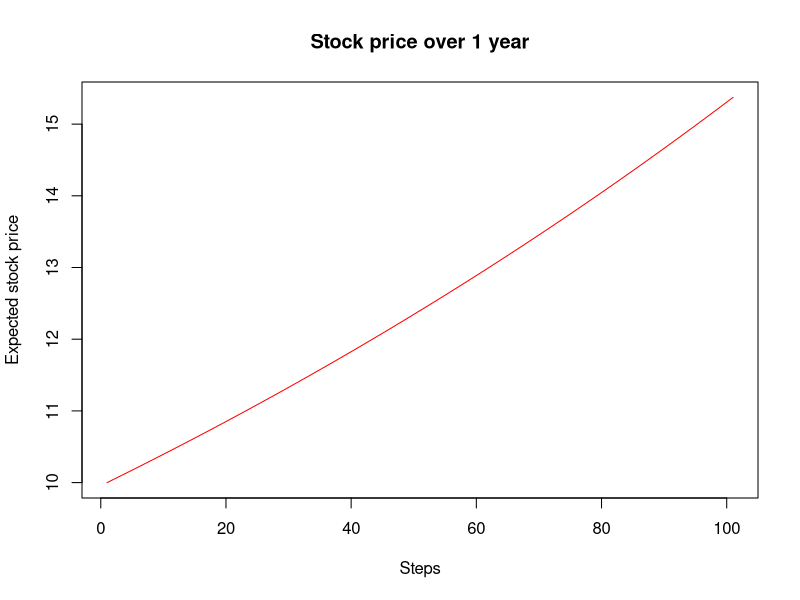
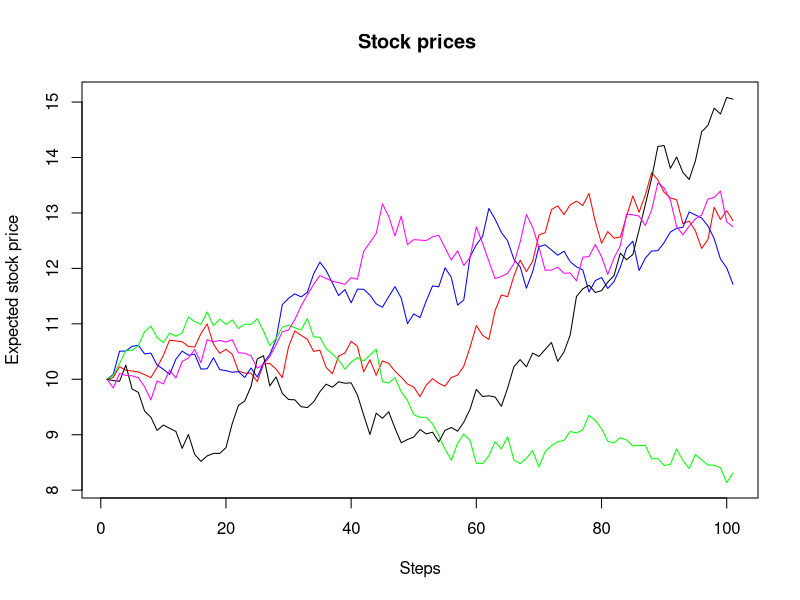
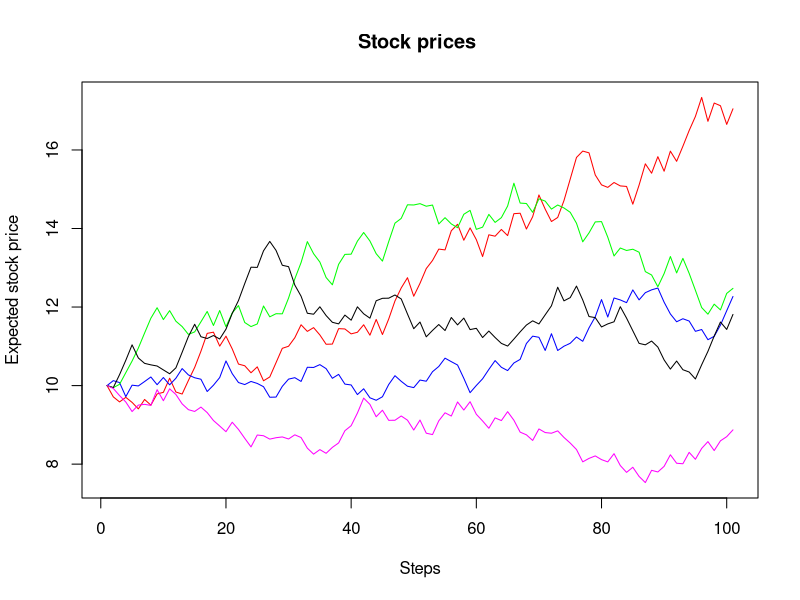
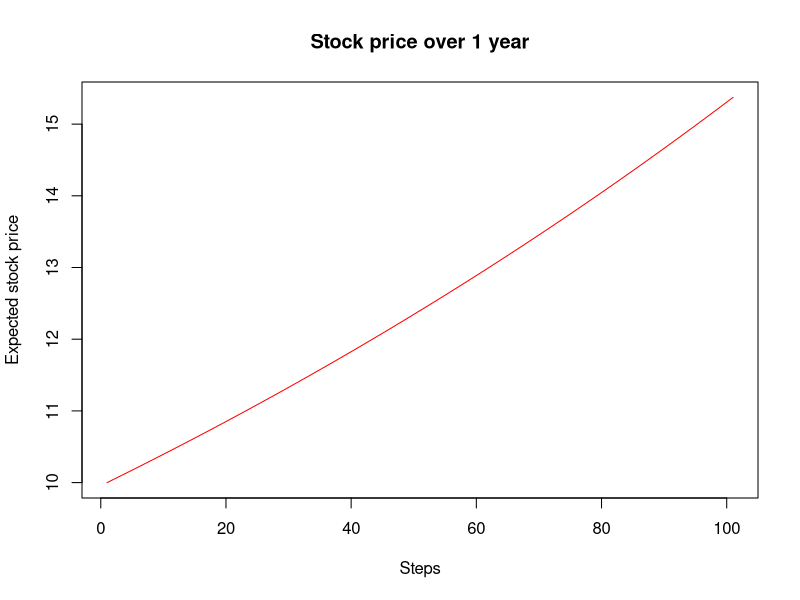
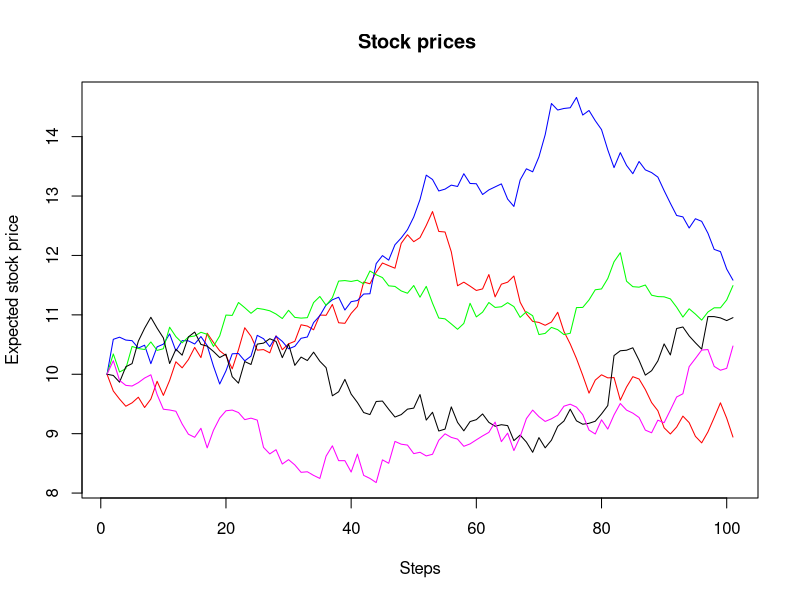
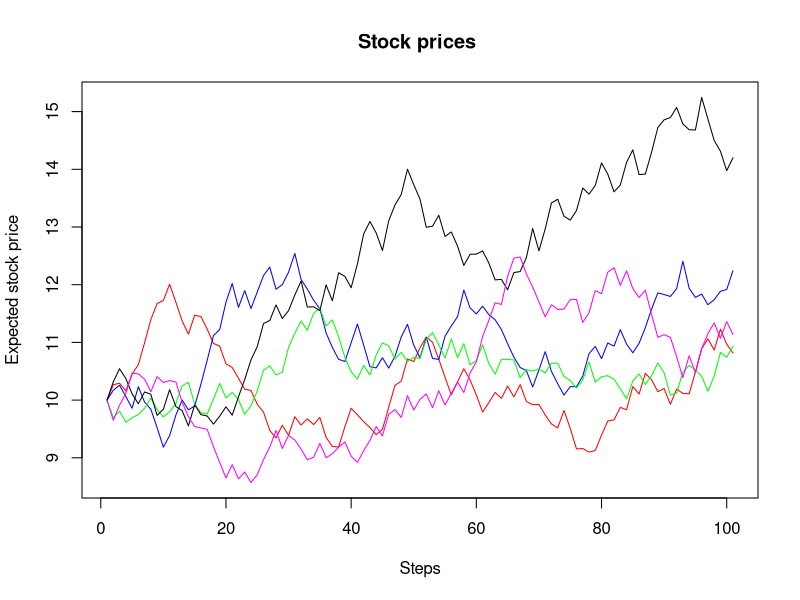
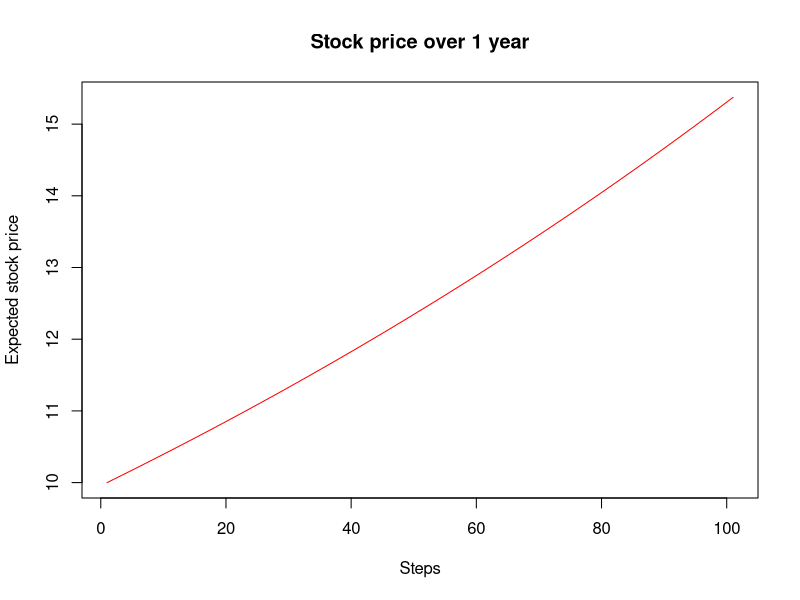
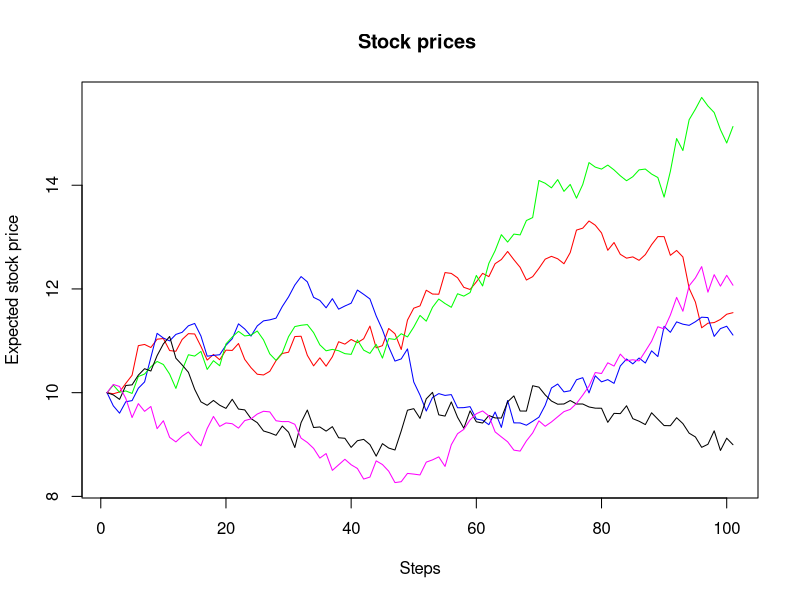

These charts were generated, in order, by the following R code: (Note: a time limit stopped this script after it produced the figures.)
# Case Study 3 "Normal Distributions and Stock Price"

#Step 1. Implement function to calculate stock prices

# FUNCTION: Calculate Stock Price
# ----------------------------------------------------------------------------------------------------------
Calculate_Stock_Price = function( stock_price_initial,return_annual, volatility_annual, time_total,
                                  number_of_steps, epsilon){
  
  stock_price_previous = stock_price_initial
  time_interval        = time_total / number_of_steps
  
  expected_stock_value <- c(stock_price_initial) 
  
  # epsilon single value VS epsilon vector
  epsilon_lenght = length(epsilon)
  
  if( epsilon_lenght == 1 ){
    #single case
    
    for(i in 1:number_of_steps){
      # calculate new stock price
      stock_price_new = stock_price_previous * exp( (return_annual - (1/2 * volatility_annual^2)) * time_interval
                                                    + volatility_annual * epsilon * sqrt(time_interval) )  
      # save the value in vector
      expected_stock_value[i+1] =  stock_price_new
      
      # make calculated stock price as previous 
      stock_price_previous = stock_price_new
    }
    
  }
  else{
    #epsilon is a vector
    
    for(i in 1:number_of_steps){
      # calculate new stock price
      stock_price_new = stock_price_previous * exp( (return_annual - (1/2 * volatility_annual^2)) * time_interval
                                                    + volatility_annual * epsilon[i] * sqrt(time_interval) )  
      # save the value in vector
      expected_stock_value[i+1] =  stock_price_new
      
      # make calculated stock price as previous 
      stock_price_previous = stock_price_new
    }
  }
  
  return(expected_stock_value)
}

# --------------------------------End of the function Calculate_Stock_Price--------------------------------------

# Step 2. Use function with "epsilon" = single constant value

#Initial Data:

stock_price_initial = 10  
return_annual       = 0.15      
volatility_annual   = 0.20
time_total          = 1
number_of_steps     = 100
epsilon             = 0.15

expected_stock_price = Calculate_Stock_Price(stock_price_initial = stock_price_initial, return_annual = return_annual,
                                             volatility_annual = volatility_annual, time_total = time_total,
                                             number_of_steps = number_of_steps, epsilon = epsilon)

# Step 3. Use function with "epsilon" = random value from a standard normal distribution.

# Generate random epsilon from standard normal distribution
ratio_v <- c()

for(k in 1:5000){

# Create empty matrix for 5 trials  
epsilon_st_norm_matrix = matrix(nrow = 100, ncol = 5)

# Generate 5 vectors for epsilon
epsilon_st_norm_matrix[,1] = rnorm(100, mean = 0, sd = 1)   
epsilon_st_norm_matrix[,2] = rnorm(100, mean = 0, sd = 1)
epsilon_st_norm_matrix[,3] = rnorm(100, mean = 0, sd = 1)   
epsilon_st_norm_matrix[,4] = rnorm(100, mean = 0, sd = 1)   
epsilon_st_norm_matrix[,5] = rnorm(100, mean = 0, sd = 1)

# Create empty matrix for prices calculations
expected_stock_price_matrix_n = matrix(nrow = 101, ncol = 5)

# Trial 1
expected_stock_price_matrix_n[,1] = Calculate_Stock_Price(stock_price_initial = stock_price_initial, return_annual = return_annual,
                                                        volatility_annual = volatility_annual, time_total = time_total,
                                                        number_of_steps = number_of_steps, epsilon = epsilon_st_norm_matrix[,1])

# Trial 2
expected_stock_price_matrix_n[,2] = Calculate_Stock_Price(stock_price_initial = stock_price_initial, return_annual = return_annual,
                                                        volatility_annual = volatility_annual, time_total = time_total,
                                                        number_of_steps = number_of_steps, epsilon = epsilon_st_norm_matrix[,2])

# Trial 3
expected_stock_price_matrix_n[,3] = Calculate_Stock_Price(stock_price_initial = stock_price_initial, return_annual = return_annual,
                                                        volatility_annual = volatility_annual, time_total = time_total,
                                                        number_of_steps = number_of_steps, epsilon = epsilon_st_norm_matrix[,3])

# Trial 4
expected_stock_price_matrix_n[,4] = Calculate_Stock_Price(stock_price_initial = stock_price_initial, return_annual = return_annual,
                                                        volatility_annual = volatility_annual, time_total = time_total,
                                                        number_of_steps = number_of_steps, epsilon = epsilon_st_norm_matrix[,4])

# Trial 5
expected_stock_price_matrix_n[,5] = Calculate_Stock_Price(stock_price_initial = stock_price_initial, return_annual = return_annual,
                                                        volatility_annual = volatility_annual, time_total = time_total,
                                                        number_of_steps = number_of_steps, epsilon = epsilon_st_norm_matrix[,5])


# Step 4. Graphical representation

# Case 1. Single epsilon = 0.15

plot( expected_stock_price, main = 'Stock price over 1 year', xlab = 'Steps', ylab = 'Expected stock price',
      col = 'red', type = 'l' )

# Case 2. epsilon is normally distriduted random value (mean = 0, sigma = 1)
min_price = min(c(expected_stock_price_matrix_n[,1],expected_stock_price_matrix_n[,2], expected_stock_price_matrix_n[,3],
                expected_stock_price_matrix_n[,4], expected_stock_price_matrix_n[,5]))

max_price = max(c(expected_stock_price_matrix_n[,1],expected_stock_price_matrix_n[,2], expected_stock_price_matrix_n[,3],
                expected_stock_price_matrix_n[,4], expected_stock_price_matrix_n[,5]))

plot( expected_stock_price_matrix_n[,1], main = 'Stock prices ', xlab = 'Steps', ylab = 'Expected stock price',
      col = 'red', type = 'l', ylim = c(min_price,max_price) )

lines(expected_stock_price_matrix_n[,2], col = 'blue')
lines(expected_stock_price_matrix_n[,3], col = 'green')
lines(expected_stock_price_matrix_n[,4], col = 'black')
lines(expected_stock_price_matrix_n[,5], col = 'magenta')

# Step 5. Compare the result with the one based on epsilon from uniform distribution [-2,2]

# Create empty matrix for 5 trials  
epsilon_unif_matrix = matrix(nrow = 100, ncol = 5)

# Generate 5 vectors for epsilon
epsilon_unif_matrix[,1] = runif(100, min = -2, max = 2)   
epsilon_unif_matrix[,2] = runif(100, min = -2, max = 2)
epsilon_unif_matrix[,3] = runif(100, min = -2, max = 2)   
epsilon_unif_matrix[,4] = runif(100, min = -2, max = 2)   
epsilon_unif_matrix[,5] = runif(100, min = -2, max = 2)


# Create empty matrix for prices calculations
expected_stock_price_matrix_u = matrix(nrow = 101, ncol = 5)

# Trial 1
expected_stock_price_matrix_u[,1] = Calculate_Stock_Price(stock_price_initial = stock_price_initial, return_annual = return_annual,
                                                        volatility_annual = volatility_annual, time_total = time_total,
                                                        number_of_steps = number_of_steps, epsilon = epsilon_unif_matrix[,1])

# Trial 2
expected_stock_price_matrix_u[,2] = Calculate_Stock_Price(stock_price_initial = stock_price_initial, return_annual = return_annual,
                                                        volatility_annual = volatility_annual, time_total = time_total,
                                                        number_of_steps = number_of_steps, epsilon = epsilon_unif_matrix[,2])

# Trial 3
expected_stock_price_matrix_u[,3] = Calculate_Stock_Price(stock_price_initial = stock_price_initial, return_annual = return_annual,
                                                        volatility_annual = volatility_annual, time_total = time_total,
                                                        number_of_steps = number_of_steps, epsilon = epsilon_unif_matrix[,3])

# Trial 4
expected_stock_price_matrix_u[,4] = Calculate_Stock_Price(stock_price_initial = stock_price_initial, return_annual = return_annual,
                                                        volatility_annual = volatility_annual, time_total = time_total,
                                                        number_of_steps = number_of_steps, epsilon = epsilon_unif_matrix[,4])

# Trial 5
expected_stock_price_matrix_u[,5] = Calculate_Stock_Price(stock_price_initial = stock_price_initial, return_annual = return_annual,
                                                        volatility_annual = volatility_annual, time_total = time_total,
                                                        number_of_steps = number_of_steps, epsilon = epsilon_unif_matrix[,5])

min_price = min(c(expected_stock_price_matrix_u[,1],expected_stock_price_matrix_u[,2], expected_stock_price_matrix_u[,3],
                  expected_stock_price_matrix_u[,4], expected_stock_price_matrix_u[,5]))

max_price = max(c(expected_stock_price_matrix_u[,1],expected_stock_price_matrix_u[,2], expected_stock_price_matrix_u[,3],
                  expected_stock_price_matrix_u[,4], expected_stock_price_matrix_u[,5]))

# Graphical representation
plot( expected_stock_price_matrix_u[,1], main = 'Stock prices ', xlab = 'Steps', ylab = 'Expected stock price',
      col = 'red', type = 'l', ylim = c(min_price,max_price) )

lines(expected_stock_price_matrix_u[,2], col = 'blue')
lines(expected_stock_price_matrix_u[,3], col = 'green')
lines(expected_stock_price_matrix_u[,4], col = 'black')
lines(expected_stock_price_matrix_u[,5], col = 'magenta')

# Find variance for normal and uniform trials

# For normal distribution

  

variance_vector_n <- c()

for(i in 1: ncol(expected_stock_price_matrix_n)){
  variance = var(expected_stock_price_matrix_n[,i])
  variance_vector_n[i] = variance
}

average_variance_n = mean(variance_vector_n)

# For uniform distribution
variance_vector_u <- c()

for(i in 1: ncol(expected_stock_price_matrix_u)){
  variance = var(expected_stock_price_matrix_u[,i])
  variance_vector_u[i] = variance
}

average_variance_u = mean(variance_vector_u)
  
ratio = average_variance_u / average_variance_n
ratio_v[k] = ratio
print(k)
}
length(ratio_v)
mean(ratio_v)
